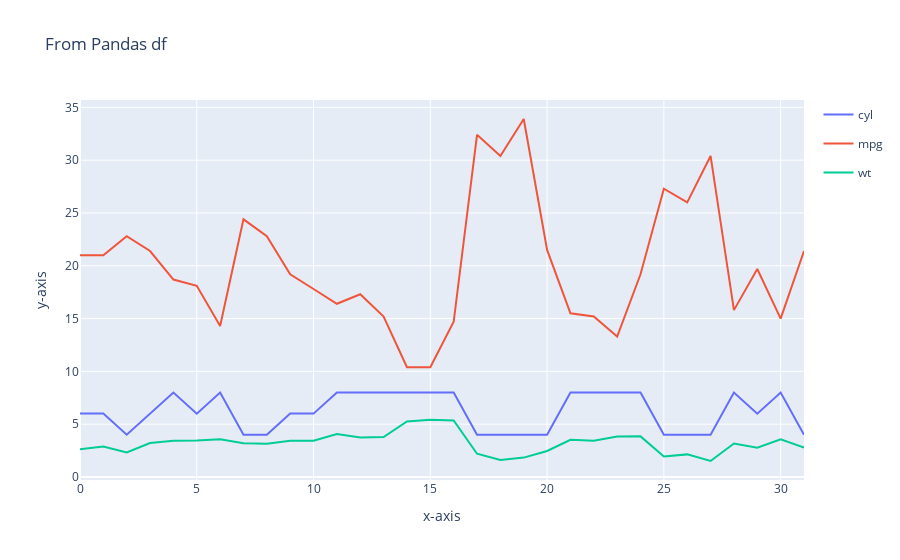

This figure's notebook cell:
### Markdown cell above
### Multi variable line chart

### Code cell
pd.options.plotting.backend = "plotly"
cars = pd.read_csv('Data/mtcars.csv')
cars.columns = ['car_names', 'mpg', 'cyl', 'disp', 'hp', 'drat', 'wt', 'qsec', 'vs', 'am', 'gear', 'carb']
df = cars[['cyl', 'mpg', 'wt']]
layout = dict(
    title='From Pandas df',
    hovermode='x',
    hoverdistance=100,
    spikedistance=1000,
    xaxis=dict(
        title='x-axis',
        showspikes=True,
        spikemode='across',
        spikethickness=2,
        spikedash="dot",
        spikecolor="#999999"),
    yaxis=dict(title='y-axis'))
fig = df.plot()
fig.layout = layout
fig.update_traces(hovertemplate=None)
fig.show()

### Figure 1 — Plotly figure (JSON) as saved in the notebook; plotly's stock layout.template omitted (floating-point values rounded to 4 significant figures)
{"data": [{"legendgroup": "cyl", "line": {"color": "#636efa", "dash": "solid"}, "mode": "lines", "name": "cyl", "orientation": "v", "showlegend": true, "type": "scatter", "x": [0, 1, 2, 3, 4, 5, 6, 7, 8, 9, 10, 11, 12, 13, 14, 15, 16, 17, 18, 19, 20, 21, 22, 23, 24, 25, 26, 27, 28, 29, 30, 31], "xaxis": "x", "y": [6, 6, 4, 6, 8, 6, 8, 4, 4, 6, 6, 8, 8, 8, 8, 8, 8, 4, 4, 4, 4, 8, 8, 8, 8, 4, 4, 4, 8, 6, 8, 4], "yaxis": "y"}, {"legendgroup": "mpg", "line": {"color": "#EF553B", "dash": "solid"}, "mode": "lines", "name": "mpg", "orientation": "v", "showlegend": true, "type": "scatter", "x": [0, 1, 2, 3, 4, 5, 6, 7, 8, 9, 10, 11, 12, 13, 14, 15, 16, 17, 18, 19, 20, 21, 22, 23, 24, 25, 26, 27, 28, 29, 30, 31], "xaxis": "x", "y": [21, 21, 22.8, 21.4, 18.7, 18.1, 14.3, 24.4, 22.8, 19.2, 17.8, 16.4, 17.3, 15.2, 10.4, 10.4, 14.7, 32.4, 30.4, 33.9, 21.5, 15.5, 15.2, 13.3, 19.2, 27.3, 26, 30.4, 15.8, 19.7, 15, 21.4], "yaxis": "y"}, {"legendgroup": "wt", "line": {"color": "#00cc96", "dash": "solid"}, "mode": "lines", "name": "wt", "orientation": "v", "showlegend": true, "type": "scatter", "x": [0, 1, 2, 3, 4, 5, 6, 7, 8, 9, 10, 11, 12, 13, 14, 15, 16, 17, 18, 19, 20, 21, 22, 23, 24, 25, 26, 27, 28, 29, 30, 31], "xaxis": "x", "y": [2.62, 2.875, 2.32, 3.215, 3.44, 3.46, 3.57, 3.19, 3.15, 3.44, 3.44, 4.07, 3.73, 3.78, 5.25, 5.424, 5.345, 2.2, 1.615, 1.835, 2.465, 3.52, 3.435, 3.84, 3.845, 1.935, 2.14, 1.513, 3.17, 2.77, 3.57, 2.78], "yaxis": "y"}], "layout": {"hoverdistance": 100, "hovermode": "x", "spikedistance": 1000, "title": {"text": "From Pandas df"}, "xaxis": {"showspikes": true, "spikecolor": "#999999", "spikedash": "dot", "spikemode": "across", "spikethickness": 2, "title": {"text": "x-axis"}}, "yaxis": {"title": {"text": "y-axis"}}}}
